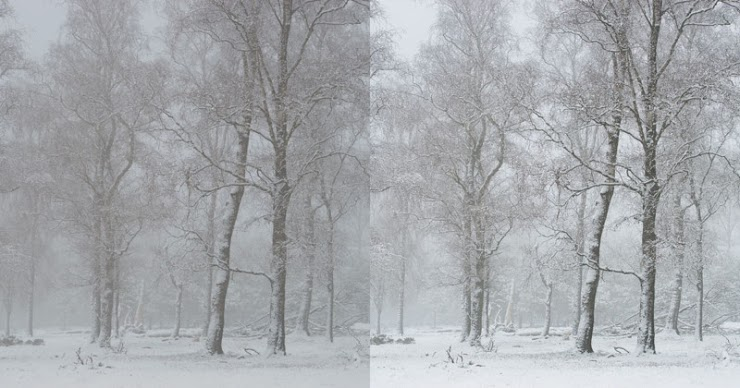
#> input picture 4106/1603073/fog.jpg, 740 x 388 px
$ python hpf.py
#> lines starting #> are read from the running program, lines starting #| are printed output that depends on the picture
import cv2
import numpy as np
import matplotlib.pyplot as plt

img = cv2.imread('fog.jpg', 0)
#> img: shape (388, 740); min 64, max 237, mean 168.8
f = np.fft.fft2(img)
fshift = np.fft.fftshift(f)
rows, cols = img.shape
#> rows = 388; cols = 740
crow, ccol = int(rows/2), int(cols/2)
#> crow = 194; ccol = 370
fshift[crow-30:crow+30, ccol-30:ccol+30] = 0
ishift = np.fft.ifftshift(fshift)
iimg = np.fft.ifft2(ishift)
iimg = np.abs(iimg)
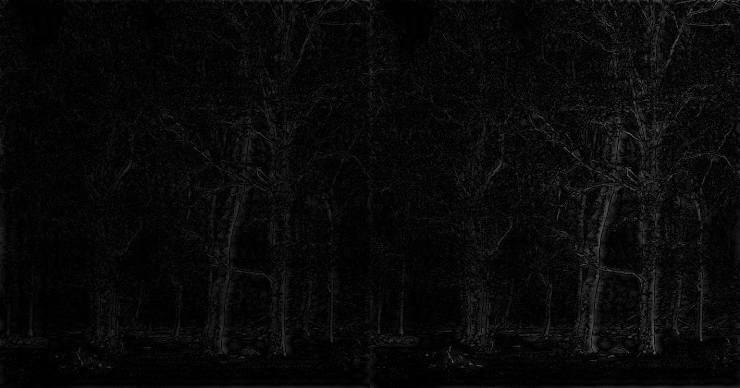
#> iimg: shape (388, 740) float64; min 0.00546, max 117.7, mean 9.3
plt.subplot(121), plt.imshow(img, cmap='gray')
plt.title('Original'), plt.axis('Off')
plt.subplot(122), plt.imshow(iimg, cmap='gray')
plt.title('iimg'), plt.axis('off')
plt.show()
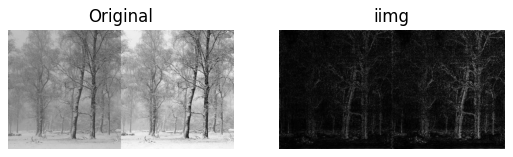
#> figure drawn by matplotlib, 2 panels
